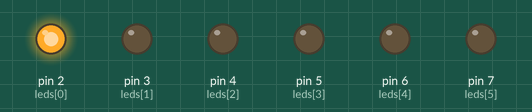
Simulated run of this sketch. Board: Arduino Uno, built with avr-gcc and run on an emulated ATmega328P. On the bench: output pins drawn as LEDs (lit = HIGH).

Above: at 0.15 s.
At 0.75 s:
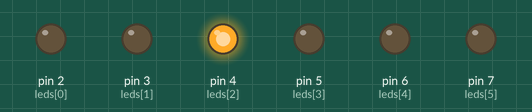
At 1.05 s:
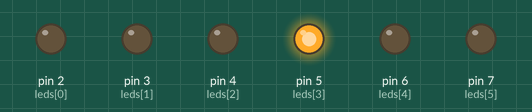
At 1.35 s:
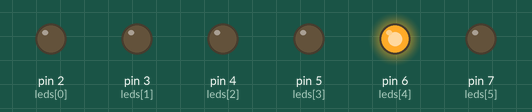
At 2.25 s:
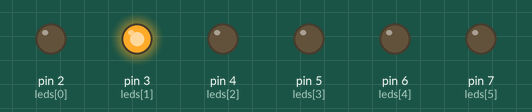
At 3.45 s:
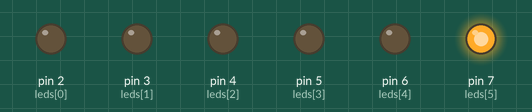
Timing chart, 0 to 4.1 s (numbered marks = the images above):
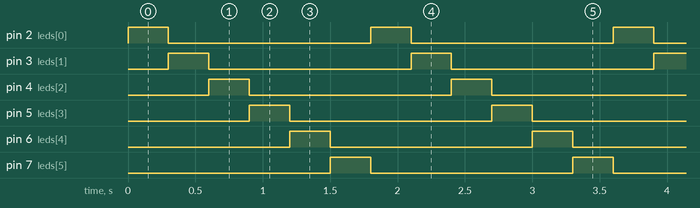

Measured:
- by itself, pin 2 (leds[0]), pin 3 (leds[1]), pin 4 (leds[2]), pin 5 (leds[3]), pin 6 (leds[4]), pin 7 (leds[5]): alternates HIGH for 0.30 s and LOW for 1.5 s
- by itself, everything shown: repeats every 1.8 s, in 7 steps

The sketch:

07_03_leds_sequenciais_array.ino
```cpp
int leds[] = {2, 3, 4, 5, 6, 7};
int numLeds = 6;

void setup() {

  for (int i = 0; i < numLeds; i++) {
    pinMode(leds[i], OUTPUT);
  }
}

void loop() {
  for (int i = 0; i < numLeds; i++) {
    digitalWrite(leds[i], HIGH);
    delay(300);
    digitalWrite(leds[i], LOW);
  }
}
```
